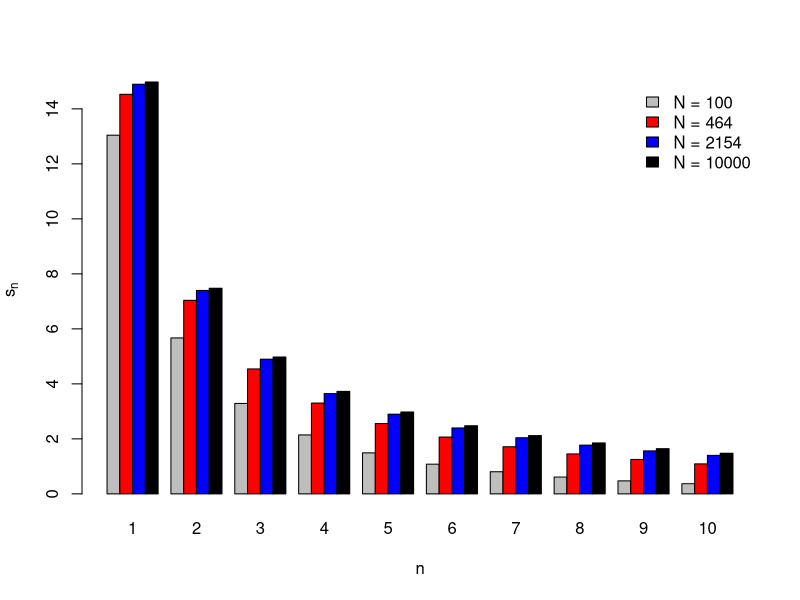
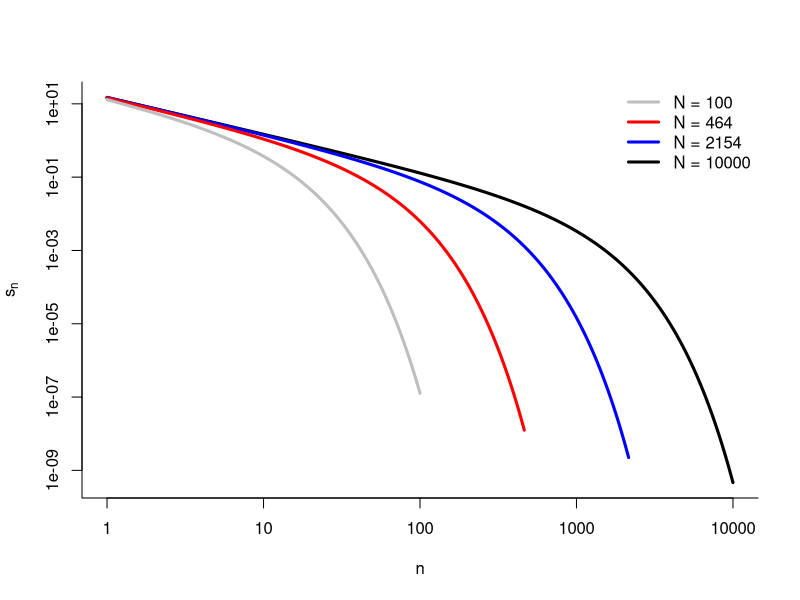

Reproduce these figures in R, in order.
# Local multifractal analysis of a Fisher log-series model

# log-series parameter alpha
a <- 15

# scales to be analyzed
sc <- floor(10^seq(2,4, len = 4))

# abundances on 4 scales
fish1 <- a*(sc[1]/(sc[1]+a))^(1:sc[1])/(1:sc[1])
fish2 <- a*(sc[2]/(sc[2]+a))^(1:sc[2])/(1:sc[2])
fish3 <- a*(sc[3]/(sc[3]+a))^(1:sc[3])/(1:sc[3])
fish4 <- a*(sc[4]/(sc[4]+a))^(1:sc[4])/(1:sc[4])

# Figure 2a
si <- rbind(fish1[1:10], fish2[1:10], fish3[1:10], fish4[1:10])
sisc <- rep(1:4, each = 10)
barplot(si, beside = T, col = c("grey", "red", "blue", "black"), names = 1:10,
        xlab = "n", ylab = expression(s[n]))
legend("topright", legend = c("N = 100", "N = 464", "N = 2154", "N = 10000"),
       fill = c("grey", "red", "blue", "black"), bty = "n")

# Fifure 2b
plot(fish4, log = "xy", type = "l", lwd = 3, col = "black",
     xlab = "n", ylab = expression(s[n]), bty = "L")
points(fish3, type = "l", lwd = 3, col = "blue")
points(fish2, type = "l", lwd = 3, col = "red")
points(fish1, type = "l", lwd = 3, col = "grey")
legend("topright", legend = c("N = 100", "N = 464", "N = 2154", "N = 10000"),
       col = c("grey", "red", "blue", "black"), lwd = 3, bty = "n")

#---#

# orders
q <- seq(-10, 10, by = .1)

# init vectors for total abundance N and Shannon index H
N <- H <- floor(10^(seq(1.5, 4.5, len = 20)))

# init matrices for moments and effective divercities
m <- qD <- matrix(0, nrow = length(N), ncol = length(q))

# compute moments and Shannon index
for (ii in 1:length(N))
{
  nn <- 1:N[ii]
  x <- N[ii]/(N[ii]+a)
  s <- a*x^nn/nn
  
  for (jj in 1:length(q))
  {
    m[ii,jj] <- sum(s*(nn/N[ii])^q[jj])
  }
  
  pp <- nn/N[ii]
  H[ii] <- -sum(pp*log(pp)*s)
}

# convert moments into effective diversities
qD <- m ^ (1/(1-matrix(q, nrow = 20, ncol = length(q), byrow = T)))
qD[, q == 1] <- exp(H)

#---#

